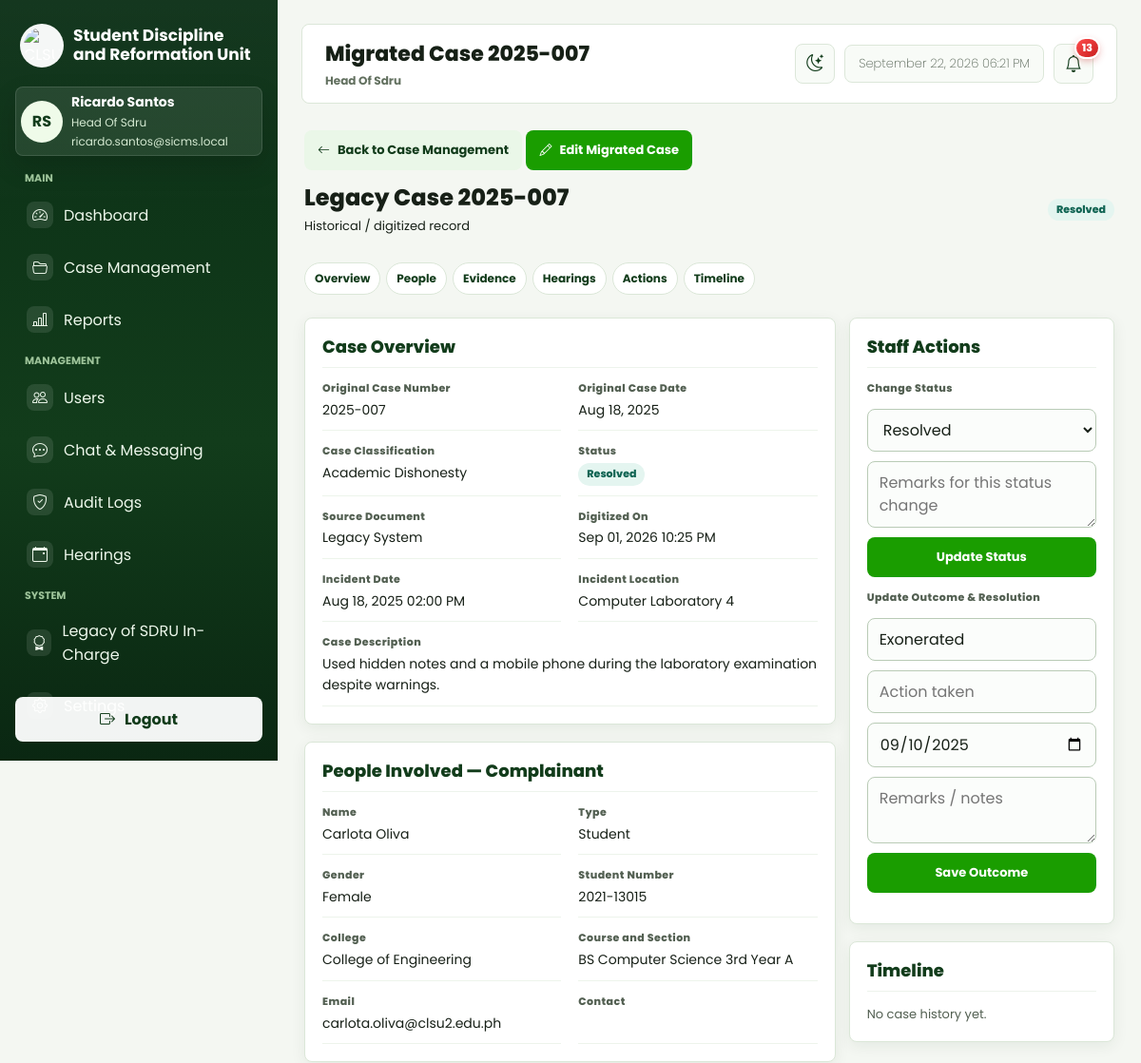
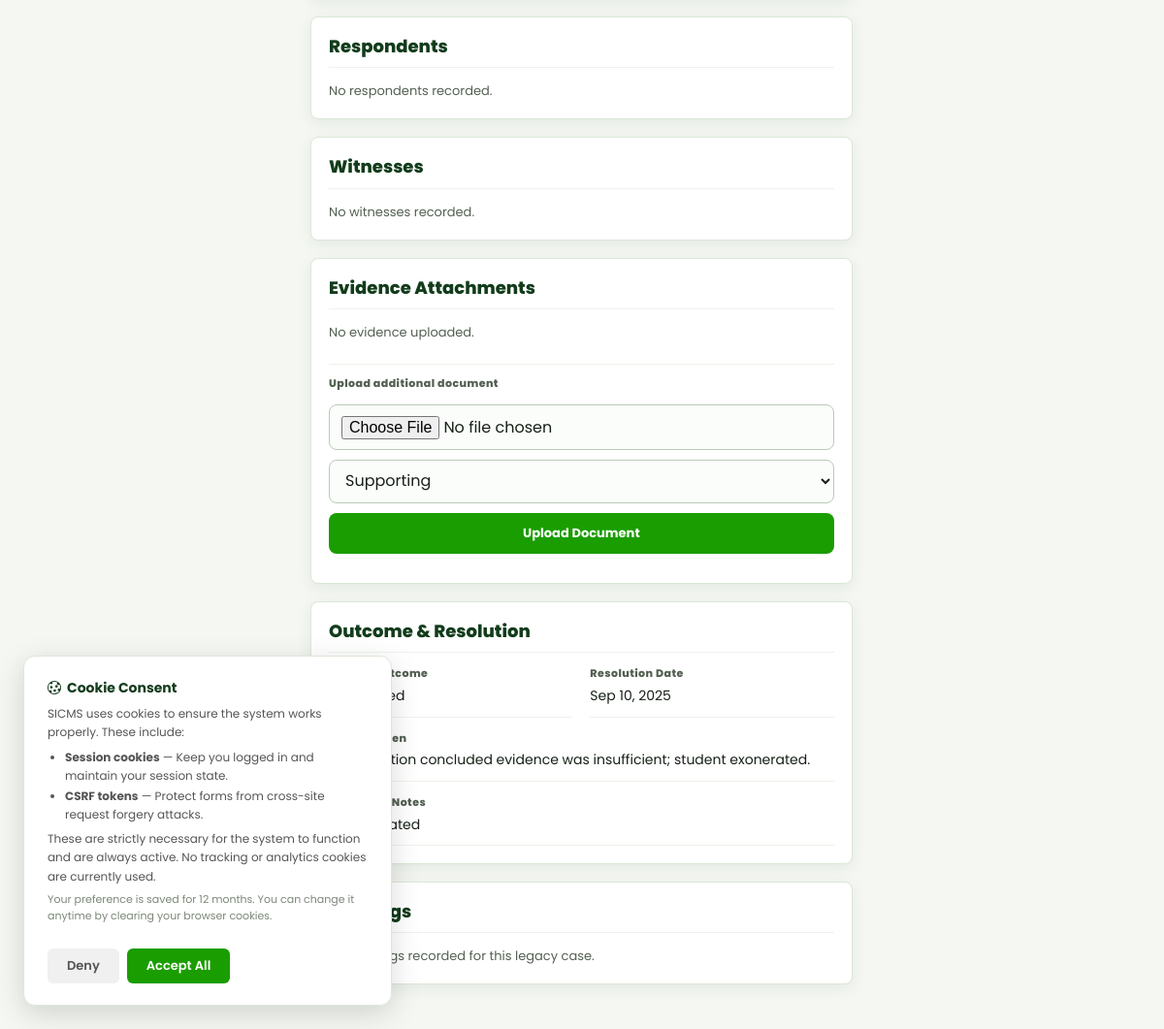
The page /web/views/legacy_cases/show.php?id=30 (signed in) on the database its author committed (2 pictures, top to bottom).
### tables this page shows
CREATE TABLE `accounts` (
  `account_id` int UNSIGNED NOT NULL,
  `first_name` varchar(100) NOT NULL,
  `last_name` varchar(100) NOT NULL,
  `email` varchar(255) NOT NULL,
  `password_hash` varchar(255) DEFAULT NULL,
  `auth_provider` varchar(50) DEFAULT NULL,
  `role` varchar(50) NOT NULL DEFAULT 'student',
  `status` varchar(20) NOT NULL DEFAULT 'active',
  `college_id` int UNSIGNED DEFAULT NULL,
  `student_number` varchar(50) DEFAULT NULL,
  `college` varchar(255) DEFAULT NULL,
  `course` varchar(255) DEFAULT NULL,
  `section` varchar(50) DEFAULT NULL,
  `created_at` datetime NOT NULL DEFAULT CURRENT_TIMESTAMP,
  `updated_at` datetime NOT NULL DEFAULT CURRENT_TIMESTAMP ON UPDATE CURRENT_TIMESTAMP,
  `phone_number` varchar(20) NOT NULL DEFAULT '',
  `gender` varchar(20) NOT NULL DEFAULT '',
  `birthday` date DEFAULT NULL,
  `address` text NOT NULL
);

CREATE TABLE `complaints` (
  `complaint_id` int UNSIGNED NOT NULL,
  `case_number` varchar(50) NOT NULL,
  `complaint_title` varchar(255) NOT NULL,
  `submitted_by_account_id` int UNSIGNED NOT NULL,
  `complainant_name` varchar(255) NOT NULL,
  `complainant_gender` varchar(20) DEFAULT NULL,
  `complainant_age` int UNSIGNED DEFAULT NULL,
  `complainant_address` text,
  `complainant_type` varchar(50) NOT NULL DEFAULT 'Student',
  `complainant_relationship` varchar(100) DEFAULT NULL,
  `complainant_employee_no` varchar(100) DEFAULT NULL,
  `complainant_department` varchar(255) DEFAULT NULL,
  `complainant_position` varchar(255) DEFAULT NULL,
  `complainant_affiliation` varchar(255) DEFAULT NULL,
  `complainant_purpose` varchar(255) DEFAULT NULL,
  `complainant_student_no` varchar(50) DEFAULT NULL,
  `complainant_email` varchar(255) DEFAULT NULL,
  `complainant_contact` varchar(50) DEFAULT NULL,
  `complainant_college` varchar(255) DEFAULT NULL,
  `complainant_course` varchar(255) DEFAULT NULL,
  `complainant_year_level` varchar(50) DEFAULT NULL,
  `complainant_section` varchar(50) DEFAULT NULL,
  `complainant_course_year` varchar(100) DEFAULT NULL,
  `case_classification` varchar(100) NOT NULL,
  `incident_datetime` datetime DEFAULT NULL,
  `incident_location` varchar(255) DEFAULT NULL,
  `complaint_details` text,
  `status` varchar(50) NOT NULL DEFAULT 'Under Investigation',
  `respondent_released_at` datetime DEFAULT NULL,
  `respondent_released_by_account_id` int UNSIGNED DEFAULT NULL,
  `respondent_visibility` text,
  `assigned_coordinator_account_id` int UNSIGNED DEFAULT NULL,
  `assigned_reformation_coordinator_account_id` int UNSIGNED DEFAULT NULL,
  `reformation_completed_at` datetime DEFAULT NULL,
  `submitted_at` datetime NOT NULL DEFAULT CURRENT_TIMESTAMP,
  `created_at` datetime NOT NULL DEFAULT CURRENT_TIMESTAMP,
  `updated_at` datetime NOT NULL DEFAULT CURRENT_TIMESTAMP ON UPDATE CURRENT_TIMESTAMP,
  `case_source` varchar(20) NOT NULL DEFAULT 'Online Submission',
  `original_case_date` date DEFAULT NULL,
  `legacy_outcome` varchar(255) DEFAULT NULL,
  `action_taken` text,
  `resolution_date` date DEFAULT NULL,
  `remarks_notes` text,
  `legacy_entry_source` varchar(100) DEFAULT NULL,
  `outcome` text
);

### web/views/legacy_cases/show.php (the view, shortened to what the rows shown need)
<?php
require_once __DIR__ . '/../../controllers/LegacyCaseController.php';
require_once __DIR__ . '/../../helpers/Security.php';
$controller = new LegacyCaseController();
$complaintId = (int) ($_GET['id'] ?? 0);
$viewData = $controller->show($complaintId);
$user = $viewData['user'];
$case = $viewData['case'];
$canEdit = $viewData['canEdit'];
$statuses = $viewData['statuses'];
if (!function_exists('h')) {
    function h($value) {
        return htmlspecialchars((string) $value, ENT_QUOTES, 'UTF-8');
    }
}
?>
<!DOCTYPE html>
<html lang="en">
<head>
    <link rel="stylesheet" href="../layout/style.css">
    <link rel="stylesheet" href="../layout/sidebar.css">
    <link rel="stylesheet" href="../layout/cases.css">
    <link rel="stylesheet" href="../layout/legacy_cases.css">
    <link rel="stylesheet" href="https://cdn.jsdelivr.net/npm/bootstrap-icons@1.11.3/font/bootstrap-icons.min.css">
    <link rel="stylesheet" href="../layout/system.css?v=6">
</head>
<body>
    <div class="dashboard-shell">
        <?php require __DIR__ . '/../layout/sidebar.php'; ?>
        <div class="legacy-show-page app-content">
            <?php $pageTitle = 'Migrated Case ' . $case['case_number']; require __DIR__ . '/../layout/topbar.php'; ?>
            <main class="case-wrap case-detail-view">
                <header class="case-heading">
                    <div><h1>Legacy Case <?= h($case['case_number']) ?></h1><p>Historical / digitized record</p></div>
                    <span class="status"><?= h($case['status']) ?></span>
                </header>
                <div class="grid">
                    <div>
                        <section class="panel" id="legacy-overview">
                            <h2>Case Overview</h2>
                            <div class="details-grid">
                                <div class="detail">
                                    <div class="label">Original Case Number</div>
                                    <div class="value"><?= h($case['case_number']) ?></div>
                                </div>
                                <div class="detail">
                                    <div class="label">Original Case Date</div>
                                    <div class="value"><?= h(date('M d, Y', strtotime($case['original_case_date']))) ?></div>
                                </div>
                                <div class="detail">
                                    <div class="label">Case Classification</div>
                                    <div class="value"><?= h($case['case_classification']) ?></div>
                                </div>
                                <div class="detail">
                                    <div class="value"><span class="status"><?= h($case['status']) ?></span></div>
                                </div>
                                <div class="detail">
                                    <div class="label">Source Document</div>
                                    <div class="value"><?= h($case['legacy_entry_source'] ?: 'Not indicated') ?></div>
                                </div>
                                <div class="detail">
                                    <div class="label">Digitized On</div>
                                    <div class="value"><?= h(date('M d, Y h:i A', strtotime($case['created_at']))) ?></div>
                                </div>
                                <div class="detail">
                                    <div class="label">Incident Date</div>
                                    <div class="value"><?= h($case['incident_datetime'] ? date('M d, Y h:i A', strtotime($case['incident_datetime'])) : 'Not provided') ?></div>
                                </div>
                                <div class="detail">
                                    <div class="label">Incident Location</div>
                                    <div class="value"><?= h($case['incident_location'] ?: 'Not provided') ?></div>
                                </div>
                                <div class="detail full">
                                    <div class="label">Case Description</div>
                                    <div class="value"><?= nl2br(h($case['complaint_details'])) ?></div>
                                </div>
                            </div>
                        </section>
                        <section class="panel" id="legacy-people">
                            <h2>People Involved &mdash; Complainant</h2>
                            <div class="details-grid">
                                <div class="detail">
                                    <div class="label">Name</div>
                                    <div class="value"><?= h($case['complainant_name']) ?></div>
                                </div>
                                <div class="detail">
                                    <div class="label">Type</div>
                                    <div class="value"><?= h($case['complainant_type'] ?? 'Student') ?></div>
                                </div>
                                <div class="detail">
                                    <div class="label">Gender</div>
                                    <div class="value"><?= h($case['complainant_gender'] ?: 'Not provided') ?></div>
                                </div>
                                <?php if (($case['complainant_type'] ?? 'Student') === 'Student'): ?>
                                    <div class="detail">
                                        <div class="label">Student Number</div>
                                        <div class="value"><?= h($case['complainant_student_no']) ?></div>
                                    </div>
                                    <div class="detail">
                                        <div class="label">College</div>
                                        <div class="value"><?= h($case['complainant_college']) ?></div>
                                    </div>
                                    <div class="detail">
                                        <div class="label">Course and Section</div>
                                        <div class="value"><?= h(trim(($case['complainant_course'] ?? '') . ' ' . (($case['complainant_year_level'] ?? '') ?: Courses::yearLevel($case['complainant_section'] ?? '')) . ' ' . ($case['complainant_section'] ?? '')) ?: $case['complainant_course_year']) ?></div>
                                    </div>
                                <?php endif; ?>
                                <div class="detail">
                                    <div class="label">Email</div>
                                    <div class="value"><?= h($case['complainant_email']) ?></div>
                                </div>
                            </div>
                        </section>
                        <section class="panel">
                            <h2>Respondents</h2>
                        </section>
                        <section class="panel">
                            <h2>Witnesses</h2>
                        </section>
                        <section class="panel" id="legacy-evidence">
                            <h2>Evidence Attachments</h2>
                        </section>
                        <section class="panel">
                            <h2>Outcome &amp; Resolution</h2>
                            <div class="details-grid">
                                <div class="detail">
                                    <div class="label">Resolution Date</div>
                                    <div class="value"><?= h($case['resolution_date'] ? date('M d, Y', strtotime($case['resolution_date'])) : 'Not indicated') ?></div>
                                </div>
                                <div class="detail full">
                                    <div class="label">Action Taken</div>
                                    <div class="value"><?= nl2br(h($case['action_taken'] ?: 'Not indicated')) ?></div>
                                </div>
                            </div>
                        </section>
                        <section class="panel" id="legacy-hearings">
                            <h2>Hearings</h2>
                        </section>
                    </div>
                    <aside>
                        <section class="panel" id="legacy-actions">
                            <h2>Staff Actions</h2>
                            <?php if (!$canEdit): ?>
                                <p class="muted">Migrated cases can only be modified by SDRU staff.</p>
                            <?php else: ?>
                                <form class="action-form" method="POST" action="show.php?id=<?= (int) $case['complaint_id'] ?>">
                                    <div class="label">Change Status</div>
                                    <select name="status">
                                        <?php foreach ($statuses as $status): ?>
                                            <option value="<?= h($status) ?>" <?= $case['status'] === $status ? 'selected' : '' ?>><?= h($status) ?></option>
                                        <?php endforeach; ?>
                                    </select>
                                    <textarea name="remarks" placeholder="Remarks for this status change"></textarea>
                                    <button class="btn btn-primary" type="submit">Update Status</button>
                                </form>
                                <form class="action-form" method="POST" action="show.php?id=<?= (int) $case['complaint_id'] ?>">
                                    <div class="label">Update Outcome &amp; Resolution</div>
                                    <input name="legacy_outcome" placeholder="Legacy outcome" value="<?= h($case['legacy_outcome']) ?>">
                                    <input name="action_taken" placeholder="Action taken">
                                    <input type="date" name="resolution_date" value="<?= h($case['resolution_date']) ?>">
                                    <textarea name="remarks_notes" placeholder="Remarks / notes"><?= h($case['remarks_notes']) ?></textarea>
                                    <button class="btn btn-primary" type="submit">Save Outcome</button>
                                </form>
                            <?php endif; ?>
                        </section>
                        <section class="panel" id="legacy-timeline">
                            <h2>Timeline</h2>
                        </section>
                    </aside>
                </div>
            </main>
        </div>
    </div>
</body>
</html>

### web/views/layout/sidebar.php (shortened to what the rows shown need)
<?php
require __DIR__ . '/navigation.php';
$userEmail = isset($user['email']) ? $user['email'] : '';
?>
<aside class="sidebar" id="app-sidebar">
    <div class="sidebar-profile">
        <div class="avatar" aria-hidden="true"><?= h($initials) ?></div>
        <div>
            <div class="profile-name"><?= h($displayName) ?></div>
            <div class="profile-role"><?= h($roleLabel) ?></div>
            <div class="profile-email"><?= h($userEmail) ?></div>
        </div>
    </div>
</aside>

### web/views/layout/topbar.php (shortened to what the rows shown need)
<?php
require __DIR__ . '/navigation.php';
require_once __DIR__ . '/../../helpers/Security.php';
$pageTitle = $pageTitle ?? 'Dashboard';
$hidePageTitle = $hidePageTitle ?? false;
?>
<div class="app-topbar-container">
    <header class="app-topbar<?= $hidePageTitle ? ' app-topbar-titleless' : '' ?>">
        <?php if (!$hidePageTitle): ?>
            <div class="app-topbar-title">
                <h1><?= h($pageTitle) ?></h1>
                <p><?= h($roleLabel) ?></p>
            </div>
        <?php endif; ?>
    </header>
</div>

### rows shown on the page
accounts: initials "RS", displayName "Ricardo Santos", role "Head Of Sdru", email "ricardo.santos@sicms.local"
complaints: case_number "2025-007", status "Resolved", original_case_date "Aug 18, 2025", case_classification "Academic Dishonesty", legacy_entry_source "Legacy System", created_at "Sep 01, 2026 10:25 PM", incident_datetime "Aug 18, 2025 02:00 PM", incident_location "Computer Laboratory 4", complaint_details "Used hidden notes and a mobile phone during the laboratory examination despite warnings.", complainant_name "Carlota Oliva", complainant_type "Student", complainant_gender "Female", complainant_student_no "2021-13015", complainant_college "College of Engineering", complainant_course+complainant_year_level+complainant_section "BS Computer Science 3rd Year A", complainant_email "carlota.oliva@clsu2.edu.ph", resolution_date "Sep 10, 2025", action_taken "Investigation concluded evidence was insufficient; student exonerated.", legacy_outcome "Exonerated", resolution_date "09/10/2025"

### other values the page prints
$groupLabel "MAIN"
$item['label'] "Dashboard"
$item['label'] "Case Management"
$item['label'] "Reports"
$groupLabel "MANAGEMENT"
$item['label'] "Users"
$item['label'] "Chat & Messaging"
$item['label'] "Audit Logs"
$item['label'] "Hearings"
$groupLabel "SYSTEM"
$item['label'] "Legacy of SDRU In-Charge"
$pageTitle "Migrated Case 2025-007"
$unreadNotificationCount "13"
form field status "Resolved"
